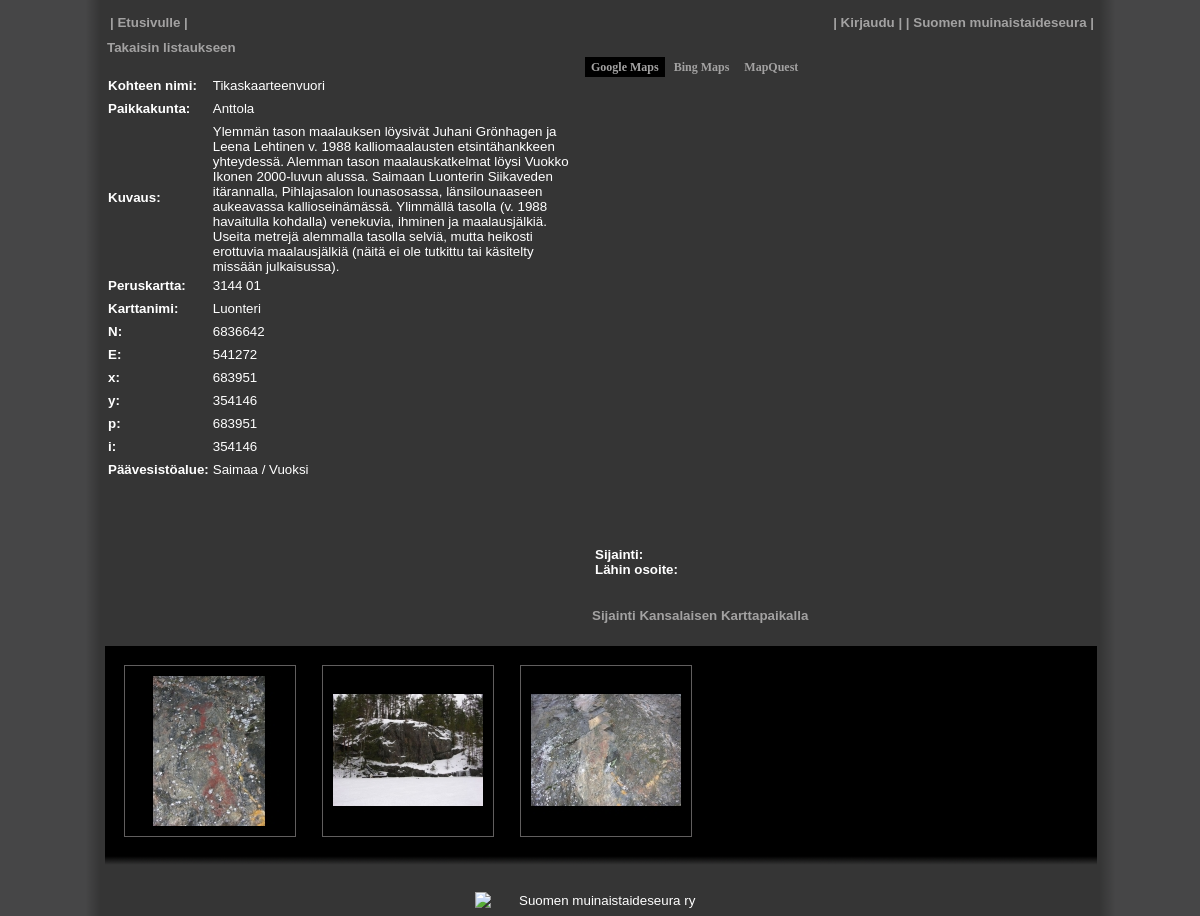
Page /user/index.php?value=1 on the committed database.
### tables this page shows
CREATE TABLE `maalaukset` (
  `maalaus_id` int(10) NOT NULL AUTO_INCREMENT,
  `maalaus_nimi` varchar(60) DEFAULT NULL,
  `paikkakunta` varchar(60) DEFAULT NULL,
  `kuvaus` text,
  `peruskartta` varchar(20) DEFAULT NULL,
  `karttanimi` varchar(60) DEFAULT NULL,
  `N` varchar(20) DEFAULT NULL,
  `E` varchar(20) DEFAULT NULL,
  `lat` decimal(20,14) DEFAULT NULL,
  `lng` decimal(20,14) DEFAULT NULL,
  `x` tinytext,
  `y` tinytext,
  `p` tinytext,
  `i` tinytext,
  `paavesistoalue` text,
  PRIMARY KEY (`maalaus_id`)
);

CREATE TABLE `kuvat2` (
  `kuva_id` int(10) NOT NULL AUTO_INCREMENT,
  `tiedostopaate` varchar(4) DEFAULT NULL,
  `kuvaaja` varchar(60) DEFAULT NULL,
  `kuvaus` text,
  `maalaus_id` int(10) DEFAULT NULL,
  PRIMARY KEY (`kuva_id`),
  KEY `maalaus_id` (`maalaus_id`),
  CONSTRAINT `kuvat2_ibfk_1` FOREIGN KEY (`maalaus_id`) REFERENCES `maalaukset` (`maalaus_id`) ON DELETE CASCADE
);

### user/list.php (the view, shortened to what this page needs)
<?php include("../includes/db_open.php");
	  include("../includes/page_header.php"); ?>
 <div class="navi">
	<?php include("../includes/navi_user.php");?>
 </div>
<?php   if(($_REQUEST["value"])) {
?>
	<div class="link">
	<a href="index.php?listaus=">Takaisin listaukseen</a>
	 </div>
	<div class="map_others">
		 <ul id="tablist">
			<li><a href="#sc1" class="current" onClick="return expandcontent('sc1', this)">Google Maps</a></li>
			<li><a href="#sc2" onClick="return expandcontent('sc2', this)">Bing Maps</a></li>
			<li><a href="#sc3" onClick="return expandcontent('sc3', this)">MapQuest</a></li>
		</ul>
		<div id="tabcontentcontainer">
		<div id="sc1" class="tabcontent">
				  <div id="mapCanvas" class="mapCanvas"></div>
				  <div id="infoPanel" class="infoPanel">
					<b>Sijainti:</b>
					<b>Lähin osoite:</b>
				  </div>
		</div>
		</div>
	</div>
	<div class="list">
		<table>
			<tr>
	<?php	$kysely = mysql_query("SELECT * FROM maalaukset WHERE maalaus_id=".$_REQUEST["value"].";");
			while ($maalaukset = mysql_fetch_array($kysely)) {
			$id = $maalaukset["maalaus_id"];
			?>
				<td class="title"> Kohteen nimi: </td>
				<td class="text" id="nimi"><?php print $maalaukset["maalaus_nimi"]?></td>
			</tr>
			<tr>
				<td class="title">Paikkakunta: </td>
				<td class="text" id="paikkakunta" name="paikkakunta"><?php print $maalaukset["paikkakunta"]?></td>
			</tr>
			<tr>
				<td class="title">Kuvaus: </td>
				<td class="text" id="kuvaus"><?php $kuvaus = str_replace(chr(13),"<p/>",$maalaukset["kuvaus"]);
						  print $kuvaus?></td>
			</tr>
			<tr>
				<td class="title">Peruskartta:</td>
				<td class="text"><?php print $maalaukset["peruskartta"]?></td>
			</tr>
			<tr>
				<td class="title">Karttanimi:</td>
				<td class="text"><?php print $maalaukset["karttanimi"]?></td>
			</tr>
			<tr>
				<td class="title">N:</td>
				<td class="text"><?php print $maalaukset["N"]?></td>
			</tr>
			<tr>
				<td class="title">E:</td>
				<td class="text"><?php print $maalaukset["E"]?></td>
			</tr>
			<tr>
				<td class="title">x:</td>
				<td class="text"><?php print $maalaukset["x"]?></td>
			</tr>
			<tr>
				<td class="title">y:</td>
				<td class="text"><?php print $maalaukset["y"]?></td>
			</tr>
			<tr>
				<td class="title">p:</td>
				<td class="text"><?php print $maalaukset["p"]?></td>
			</tr>
			<tr>
				<td class="title">i:</td>
				<td class="text"><?php print $maalaukset["i"]?></td>
			</tr>
			<tr>
				<td class="title">Päävesistöalue:</td>
				<td class="text"><?php print $maalaukset["paavesistoalue"]?></td>
	<?php } ?>
			</tr>
			</table>
	</div>
	<div>
	<?php	$kysely = mysql_query("SELECT * FROM pdf WHERE maalaus_id=".$_REQUEST["value"].";");
			$lkm = mysql_num_rows($kysely);
			$kysely2 = mysql_query("SELECT * FROM maalaukset WHERE maalaus_id=".$_REQUEST["value"].";");
			$koordinaatit = mysql_fetch_array($kysely2);
	?>
			<table>
				<tr>
					<?php if ($lkm > 0) { ?>
					<td class="link"><a href="../user/pdf.php?id=<?php print $_REQUEST["value"]?>">Näytä artikkelit</a> (<?php print $lkm?> kpl) </td>
					<?php } else { ?>
					<td class="link">&nbsp;</td>
					<?php } ?>
					<td><a href="http://kansalaisen.karttapaikka.fi/koordinaatit/koordinaatit.html?y=<?php print $koordinaatit["N"]?>&x=<?php print $koordinaatit["E"]?>&srsName=EPSG%3A3067&show=N%C3%A4yt%C3%A4+kartalla&lang=fi&e=<?php print $koordinaatit["E"]?>&n=<?php print $koordinaatit["N"]?>&scale=16000&tool=siirra&styles=normal&lang=fi" target="_blank">Sijainti Kansalaisen Karttapaikalla</a></td>
				</tr>
			</table>
	</div>
<?php
	$kysely = mysql_query("SELECT * FROM kuvat2 WHERE maalaus_id=".$id.";");
	$kuva_lkm = mysql_num_rows($kysely);
	if($kuva_lkm > 0) { ?>
	<div class="thumbnails_top"></div>
	<div class ="thumbnails">
			<table>
			<tr>
			<?php
			while ($kuvat = mysql_fetch_array($kysely)) {?>
				<td>
				<a href="../images/<?php print $kuvat["kuva_id"]?>.<?php print $kuvat["tiedostopaate"]?>" rel="lightbox[kuvat]" title="<?php print $kuvat["kuvaus"]?> <br/> Kuvaaja: <?php print $kuvat["kuvaaja"]?>">
				<img class="thumb" src="../images/<?php print $kuvat["kuva_id"]?>_thumb.<?php print $kuvat["tiedostopaate"]?>" /></a><br/>
				</td>
						  <tr><?php
			 }  ?>
			</tr>
		</table>
	</div>
	<div class="thumbnails_bottom"></div>
<?php }
	}  ?>

### user/index.php (shortened to what this page needs)
<?php if(isset($_REQUEST["listaus"]) || isset($_REQUEST["value"])) {
		include("list.php");
	}  else if(isset($_REQUEST["hae"])) {
		include("search.php");
	}?>
<?php
include("../includes/page_footer.php");
?>

### includes/page_header.php (shortened to what this page needs)
<!DOCTYPE html PUBLIC "-//W3C//DTD XHTML 1.0 Transitional//EN" "http://www.w3.org/TR/xhtml1/DTD/xhtml1-transitional.dtd">
<html xmlns="http://www.w3.org/1999/xhtml">
<head>
<link rel="stylesheet" type="text/css" href="../includes/style.css" title="tyyli"/>
<link rel="stylesheet" href="../includes/lightbox.css" type="text/css" media="screen" title="tyyli" />
</head>
<body onload="GetMap();">
<div class="container">

### includes/navi_user.php
<table class="navi_table">
	<tr>
		<td><a href="../index.php"> | Etusivulle | </a></td>
		<td class="navi_login"><a href="../admin/index.php"> | Kirjaudu | </a><a href="../../rockart3/index.php">| Suomen muinaistaideseura | </a></td>
	</tr>
</table>

### includes/page_footer.php
<div class="footer">
	<table class="footer_table">
		<tr>
			<td><img src="../includes/images/logo.jpg"></td>
			<td>Suomen muinaistaideseura ry</td>
		</tr>
	</table>
</div>
</div>
</body>
</html>

### includes/style.css (style rules this page uses)
html,body { background-color: #464647; font: 10pt Verdana, sans-serif ; color: #ffffff; margin:0; padding:0; height:100%; text-align: center; }
a { color: #A3A2A2; font-weight: bold; text-decoration: none; }
.container { background-image: url('images/container.png'); position: relative; width: 990px; left: 50%; margin-left: -515px; padding-top: 10px; padding-left: 20px; padding-right: 20px; padding-bottom: 40px; min-height: 100%; }
.footer { position: absolute; padding: 5px; text-align: center; bottom: 0; }
.footer_table { width: 250px; margin-left: 360px; }
.infoPanel { position: absolute; margin-left: 10px; bottom: 0px; text-align: left; }
.link { width: 480px; text-align: left; margin: 2px; }
.list { width: 480px; min-height: 520px; margin-bottom: 10px; margin-top: 20px; text-align: left; }
.mapCanvas { position: absolute; width: 510px; height: 420px; float: left; color: #000000; }
.map_others { position: absolute; margin-top: 0px; margin-left: 480px; width: 500px; height: 520px; }
.navi { padding: 2px; margin-bottom: 5px; }
.navi_table { width: 990px; text-align: left; }
.navi_login { text-align: right; }
.text { vertical-align: top; text-align: left; }
.thumb { border: solid 1px #605E5E; padding: 10px; margin: 11px; }
.thumbnails { width: 982px; min-height: 170px; padding: 5px; background-color: #000000; }
.thumbnails_bottom { width: 992px; height: 10px; background-image: url('images/thumbnails_bottom.png'); margin-bottom: 10px; }
.thumbnails_top { width: 992px; height: 10px; background-image: url('images/thumbnails_top.png'); margin-top: 10px; }
.title { font-weight: bold; padding-bottom: 5px; }
#tablist { padding: 3px 0; margin-left: 0; margin-bottom: 0; margin-top: 0; font: bold 12px Verdana; text-align: left; }
#tablist li { list-style: none; display: inline; margin: 0; }
#tablist li a { padding: 3px 0.5em; border-bottom: none; background: #353535; }
#tablist li a:link, #tablist li a:visited { color: #A3A2A2; }
#tablist li a.current { background: #000000; }
.tabcontent { display:none; }

### rows in the picture
maalaukset: maalaus_nimi "Tikaskaarteenvuori", paikkakunta "Anttola", kuvaus "Ylemmän tason maalauksen löysivät Juhani Grönhagen ja Leena Lehtinen v. 1988 kalliomaalausten etsintähankkeen yhteydessä. Alemman tason maalauskatkelmat löysi Vuokko Ikonen 2000-luvun alussa. Saimaan Luonterin Siikaveden itärannalla, Pihlajasalon lounasosassa, länsilounaaseen aukeavassa kallioseinämässä. Ylimmällä tasolla (v. 1988 havaitulla kohdalla) venekuvia, ihminen ja maalausjälkiä. Useita metrejä alemmalla tasolla selviä, mutta heikosti erottuvia maalausjälkiä (näitä ei ole tutkittu tai käsitelty missään julkaisussa).", peruskartta "3144 01", karttanimi "Luonteri", N "6836642", E "541272", x "683951", y "354146", p "683951", i "354146", paavesistoalue "Saimaa / Vuoksi"
kuvat2: shows a picture
kuvat2: shows a picture
kuvat2: shows a picture
